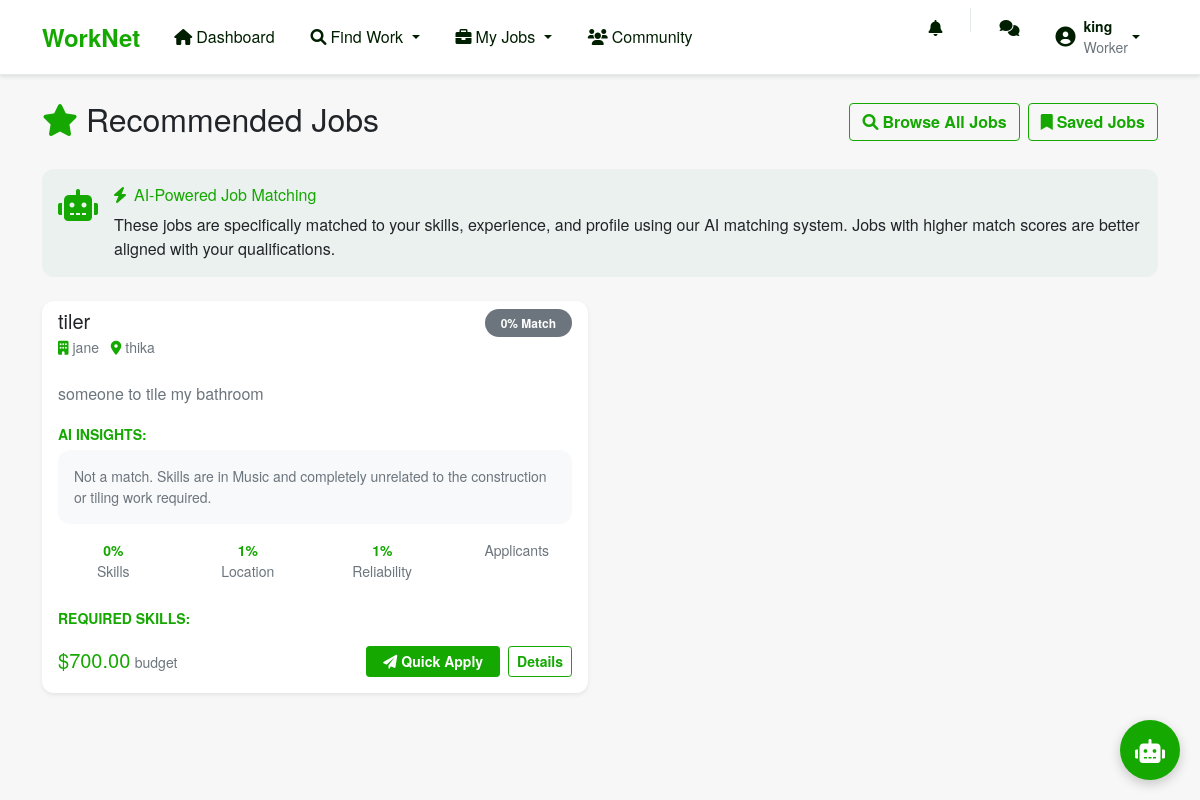
Before: /jobs/recommended/ (signed in) with the older database file.
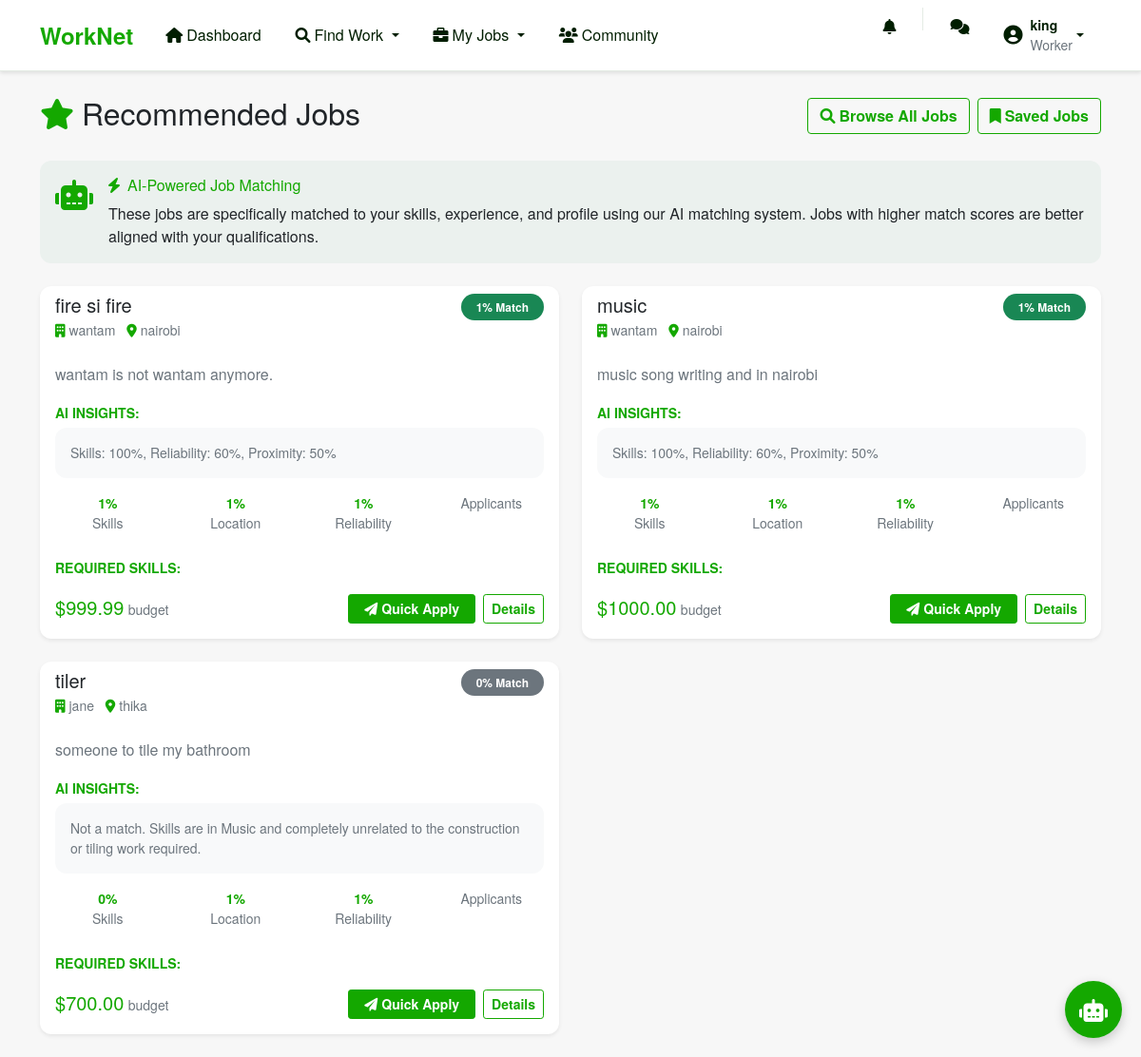
After: the same page with the newer database file.
### matcher/models.py (models this page shows, shortened)
class WorkerProfile(models.Model):
    USER_TYPES = (
        ('worker', 'Worker'),
        ('employer', 'Employer'),
        ('admin', 'Admin'),
    )
    user = models.OneToOneField(User, on_delete=models.CASCADE)
    user_type = models.CharField(max_length=10, choices=USER_TYPES, default='worker')
    bio = models.TextField(blank=True, default='')
    location = models.CharField(max_length=255, default='Unknown')
    latitude = models.FloatField(null=True, blank=True)
    longitude = models.FloatField(null=True, blank=True)
    skills_description = models.TextField(blank=True, default='')
    extracted_skills = models.ManyToManyField(Skill, through='WorkerSkill', blank=True)
    hourly_rate = models.DecimalField(max_digits=8, decimal_places=2, null=True, blank=True)
    is_approved = models.BooleanField(default=False)
    reliability_score = models.FloatField(default=3.0, validators=[MinValueValidator(0.0), MaxValueValidator(5.0)])
    created_at = models.DateTimeField(auto_now_add=True)
    updated_at = models.DateTimeField(auto_now=True)

class JobMatch(models.Model):
    job = models.ForeignKey(JobRequest, on_delete=models.CASCADE)
    worker = models.ForeignKey(WorkerProfile, on_delete=models.CASCADE)
    match_score = models.FloatField(validators=[MinValueValidator(0.0), MaxValueValidator(1.0)])
    skill_relevance = models.FloatField(validators=[MinValueValidator(0.0), MaxValueValidator(1.0)])
    proximity_score = models.FloatField(validators=[MinValueValidator(0.0), MaxValueValidator(1.0)])
    reliability_score = models.FloatField(validators=[MinValueValidator(0.0), MaxValueValidator(1.0)])
    ai_notes = models.TextField(blank=True)
    created_at = models.DateTimeField(auto_now_add=True)
    class Meta:
        unique_together = ['job', 'worker']

class JobRequest(models.Model):
    JOB_STATUS = (
        ('open', 'Open'),
        ('in_progress', 'In Progress'),
        ('completed', 'Completed'),
        ('cancelled', 'Cancelled'),
    )
    employer = models.ForeignKey(WorkerProfile, on_delete=models.CASCADE, limit_choices_to={'user_type': 'employer'})
    title = models.CharField(max_length=200)
    description = models.TextField()
    required_skills = models.ManyToManyField(Skill)
    location = models.CharField(max_length=255)
    latitude = models.FloatField(null=True, blank=True)
    longitude = models.FloatField(null=True, blank=True)
    budget = models.DecimalField(max_digits=10, decimal_places=2, null=True, blank=True)
    status = models.CharField(max_length=20, choices=JOB_STATUS, default='open')
    assigned_worker = models.ForeignKey(WorkerProfile, on_delete=models.SET_NULL, null=True, blank=True, related_name='assigned_jobs')
    worker_completion_date = models.DateTimeField(null=True, blank=True)
    employer_approval_date = models.DateTimeField(null=True, blank=True)
    worker_signature = models.TextField(blank=True)
    employer_signature = models.TextField(blank=True)
    completed_successfully = models.BooleanField(default=False)
    created_at = models.DateTimeField(auto_now_add=True)
    updated_at = models.DateTimeField(auto_now=True)

### matcher/views.py (the view)
# urls.py: path('jobs/recommended/', RecommendedJobsView.as_view(), name='recommended_jobs'),
class RecommendedJobsView(LoginRequiredMixin, ListView):
    model = JobMatch
    template_name = 'jobs/recommended_jobs.html'
    context_object_name = 'job_matches'
    paginate_by = 10
    def get_queryset(self):
        if not hasattr(self.request.user, 'workerprofile'):
            return JobMatch.objects.none()
        worker = self.request.user.workerprofile
        return JobMatch.objects.filter(
            worker=worker,
            job__status='open'
        ).select_related('job', 'job__employer__user').order_by('-match_score')
    def get_context_data(self, **kwargs):
        context = super().get_context_data(**kwargs)
        if hasattr(self.request.user, 'workerprofile'):
            context['worker_profile'] = self.request.user.workerprofile
            applied_jobs = JobApplication.objects.filter(
                worker=self.request.user.workerprofile
            ).values_list('job_id', flat=True)
            context['applied_job_ids'] = list(applied_jobs)
        return context

### matcher/templates/jobs/recommended_jobs.html (shortened to what this page needs)
{% extends 'base.html' %}
{% block content %}
<div class="row">
    <div class="col-12">
        <div class="d-flex justify-content-between align-items-center mb-4">
            <h2 class="text-dark">
                <i class="fas fa-star me-2 text-success"></i>Recommended Jobs
            </h2>
            <div class="d-flex gap-2">
                <a href="{% url 'job_search' %}" class="btn btn-outline-success">
                    <i class="fas fa-search me-1"></i>Browse All Jobs
                </a>
                <a href="{% url 'saved_jobs' %}" class="btn btn-outline-success">
                    <i class="fas fa-bookmark me-1"></i>Saved Jobs
                </a>
            </div>
        </div>
        <div class="alert alert-success bg-light-success border-0 rounded-3 mb-4">
            <div class="d-flex align-items-start">
                <i class="fas fa-robot fa-2x me-3 text-success mt-1"></i>
                <div>
                    <h6 class="text-success mb-2">
                        <i class="fas fa-bolt me-2"></i>AI-Powered Job Matching
                    </h6>
                    <p class="mb-0 text-dark">
                        These jobs are specifically matched to your skills, experience, and profile using our AI matching system.
                        Jobs with higher match scores are better aligned with your qualifications.
                    </p>
                </div>
            </div>
        </div>
        <div class="row">
            {% for match in job_matches %}
            {% if match.job %}
            <div class="col-md-6 mb-4">
                <div class="card h-100 recommended-job-card shadow-sm border-0 rounded-3">
                    <div class="card-header bg-transparent border-0 pb-0">
                        <div class="d-flex justify-content-between align-items-start mb-2">
                            <div class="flex-grow-1">
                                <h5 class="card-title text-dark mb-1">
                                    <a href="{% url 'job_detail' match.job.id %}" class="text-decoration-none text-dark">
                                        {{ match.job.title }}
                                    </a>
                                </h5>
                                <p class="text-muted small mb-2">
                                    <i class="fas fa-building me-1 text-success"></i>{{ match.job.employer.user.username }}
                                    <i class="fas fa-map-marker-alt ms-2 me-1 text-success"></i>{{ match.job.location }}
                                </p>
                            </div>
                            <div class="text-end">
                                <span class="badge bg-{% if match.match_score > 0.7 %}success{% elif match.match_score > 0.4 %}warning text-dark{% else %}secondary{% endif %} rounded-pill px-3 py-2">
                                    {{ match.match_score|floatformat:0 }}% Match
                                </span>
                            </div>
                        </div>
                    </div>
                    <div class="card-body pt-2">
                        <p class="card-text text-muted mb-3">
                            {{ match.job.description|truncatewords:25 }}
                        </p>
                        {% if match.ai_notes %}
                        <div class="mb-3">
                            <strong class="small text-success">AI INSIGHTS:</strong>
                            <div class="bg-light rounded-3 p-3 mt-1">
                                <p class="small text-muted mb-0">{{ match.ai_notes|truncatewords:20 }}</p>
                            </div>
                        </div>
                        {% endif %}
                        <div class="row text-center small mb-4">
                            <div class="col-3">
                                <div class="text-success fw-bold">{{ match.skill_relevance|floatformat:0 }}%</div>
                                <div class="text-muted">Skills</div>
                            </div>
                            <div class="col-3">
                                <div class="text-success fw-bold">{{ match.proximity_score|floatformat:0 }}%</div>
                                <div class="text-muted">Location</div>
                            </div>
                            <div class="col-3">
                                <div class="text-success fw-bold">{{ match.reliability_score|floatformat:0 }}%</div>
                                <div class="text-muted">Reliability</div>
                            </div>
                            <div class="col-3">
                                <div class="text-muted">Applicants</div>
                            </div>
                        </div>
                        <div class="mb-3">
                            <strong class="small text-success">REQUIRED SKILLS:</strong>
                        </div>
                        <div class="d-flex justify-content-between align-items-center">
                            <div>
                                {% if match.job.budget %}
                                <strong class="text-success h5">${{ match.job.budget }}</strong>
                                <small class="text-muted"> budget</small>
                                {% else %}
                                <strong class="text-success h5">Negotiable</strong>
                                {% endif %}
                            </div>
                            <div class="d-flex gap-2">
                                {% if match.job.id in applied_job_ids %}
                                <span class="badge bg-success rounded-pill px-3 py-2">
                                    <i class="fas fa-check me-1"></i>Applied
                                </span>
                                {% else %}
                                <a href="{% url 'apply_for_job' match.job.id %}" class="btn btn-success btn-sm px-3">
                                    <i class="fas fa-paper-plane me-1"></i>Quick Apply
                                </a>
                                {% endif %}
                                <a href="{% url 'job_detail' match.job.id %}" class="btn btn-outline-success btn-sm">Details</a>
                            </div>
                        </div>
                    </div>
                </div>
            </div>
            {% endif %}
            {% endfor %}
        </div>
    </div>
</div>
{% endblock %}

### matcher/templates/base.html (shortened to what this page needs)
<!DOCTYPE html>
<html lang="en">
<head>
    <link href="https://cdn.jsdelivr.net/npm/bootstrap@5.1.3/dist/css/bootstrap.min.css" rel="stylesheet">
    <link rel="stylesheet" href="https://cdnjs.cloudflare.com/ajax/libs/font-awesome/6.0.0/css/all.min.css">
</head>
<body>
    <nav class="navbar navbar-expand-lg navbar-light">
        <div class="container">
            <a class="navbar-brand" href="{% url 'dashboard' %}">
                WorkNet
            </a>
            {% if user.is_authenticated %}
            <div class="collapse navbar-collapse" id="navbarNav">
                {% if user.workerprofile.user_type == 'worker' %}
                <ul class="navbar-nav me-auto">
                    <li class="nav-item">
                        <a class="nav-link" href="{% url 'dashboard' %}">
                            <i class="fas fa-home me-1"></i>Dashboard
                        </a>
                    </li>
                    <li class="nav-item dropdown">
                        <a class="nav-link dropdown-toggle" href="#" role="button" data-bs-toggle="dropdown">
                            <i class="fas fa-search me-1"></i>Find Work
                        </a>
                    </li>
                    <li class="nav-item dropdown">
                        <a class="nav-link dropdown-toggle" href="#" role="button" data-bs-toggle="dropdown">
                            <i class="fas fa-briefcase me-1"></i>My Jobs
                        </a>
                    </li>
                    <li class="nav-item">
                        <a class="nav-link" href="{% url 'worker_directory' %}">
                            <i class="fas fa-users me-1"></i>Community
                        </a>
                    </li>
                </ul>
                {% endif %}
                <ul class="navbar-nav ms-auto">
                    <li class="nav-item">
                        <a class="nav-link position-relative" href="{% url 'notifications' %}">
                            <i class="fas fa-bell"></i>
                        </a>
                    </li>
                    <li class="nav-item">
                        <a class="nav-link" href="{% url 'chatbot' %}">
                            <i class="fas fa-comments"></i>
                        </a>
                    </li>
                    <li class="nav-item dropdown">
                        <a class="nav-link dropdown-toggle d-flex align-items-center" href="#" role="button" data-bs-toggle="dropdown">
                            <div class="d-flex align-items-center">
                                <i class="fas fa-user-circle me-2 fs-5"></i>
                                <div class="d-none d-md-block text-start">
                                    <div class="small fw-bold">{{ user.username }}</div>
                                    <div class="small text-muted">{{ user.workerprofile.get_user_type_display }}</div>
                                </div>
                            </div>
                        </a>
                    </li>
                </ul>
            </div>
            {% endif %}
        </div>
    </nav>
    <main class="container mt-4">
        {% block content %}
        {% endblock %}
    </main>
    {% if user.is_authenticated %}
    <div class="chatbot-container">
        <button class="chatbot-btn" onclick="toggleChat()">
            <i class="fas fa-robot"></i>
        </button>
    </div>
    {% endif %}
</body>
</html>

### matcher/templates/base.html (style rules this page uses)
:root { --upwork-green: #14a800; --upwork-dark: #001e00; --upwork-light: #108a00; --upwork-gray: #5e6d55; --upwork-bg: #f7f7f7; }
body { background-color: var(--upwork-bg); font-family: 'Helvetica Neue', Arial, sans-serif; }
.navbar { background: white !important; box-shadow: 0 2px 4px rgba(0,0,0,0.1); border-bottom: 1px solid #e4ebe4; }
.navbar-brand { color: var(--upwork-green) !important; font-weight: 700; font-size: 1.5rem; }
.nav-link { color: var(--upwork-dark) !important; font-weight: 500; padding: 0.5rem 1rem !important; border-radius: 20px; margin: 0 2px; transition: all 0.3s ease; }
.btn-success { background-color: var(--upwork-green); border-color: var(--upwork-green); font-weight: 600; }
.btn-outline-success { color: var(--upwork-green); border-color: var(--upwork-green); font-weight: 600; }
.card { border: 1px solid #e4ebe4; border-radius: 8px; box-shadow: 0 1px 3px rgba(0,0,0,0.1); transition: all 0.3s ease; }
.text-success { color: var(--upwork-green) !important; }
.alert-success { background-color: #e8f5e8; border-color: var(--upwork-green); color: var(--upwork-dark); }
.chatbot-container { position: fixed; bottom: 20px; right: 20px; z-index: 1000; }
.chatbot-btn { width: 60px; height: 60px; border-radius: 50%; background: var(--upwork-green); color: white; border: none; box-shadow: 0 4px 12px rgba(0,0,0,0.2); font-size: 1.5em; transition: all 0.3s ease; }

### matcher/templates/jobs/recommended_jobs.html (style rules this page uses)
.recommended-job-card { transition: transform 0.2s ease-in-out, box-shadow 0.2s ease-in-out; }
.rounded-3 { border-radius: 12px !important; }
.bg-light-success { background-color: rgba(25, 135, 84, 0.05) !important; }

Changed rows visible on the page:
added JobMatch: job "fire si fire", job.employer.user.username "wantam", job.location "nairobi", match_score "1", job.description "wantam is not wantam anymore.", ai_notes "Skills: 100%, Reliability: 60%, Proximity: 50%", skill_relevance "1", proximity_score "1", reliability_score "1", job.budget "999.99", shows "Quick Apply"
added JobMatch: job "music", job.employer.user.username "wantam", job.location "nairobi", match_score "1", job.description "music song writing and in nairobi", ai_notes "Skills: 100%, Reliability: 60%, Proximity: 50%", skill_relevance "1", proximity_score "1", reliability_score "1", job.budget "1000.00", shows "Quick Apply"
